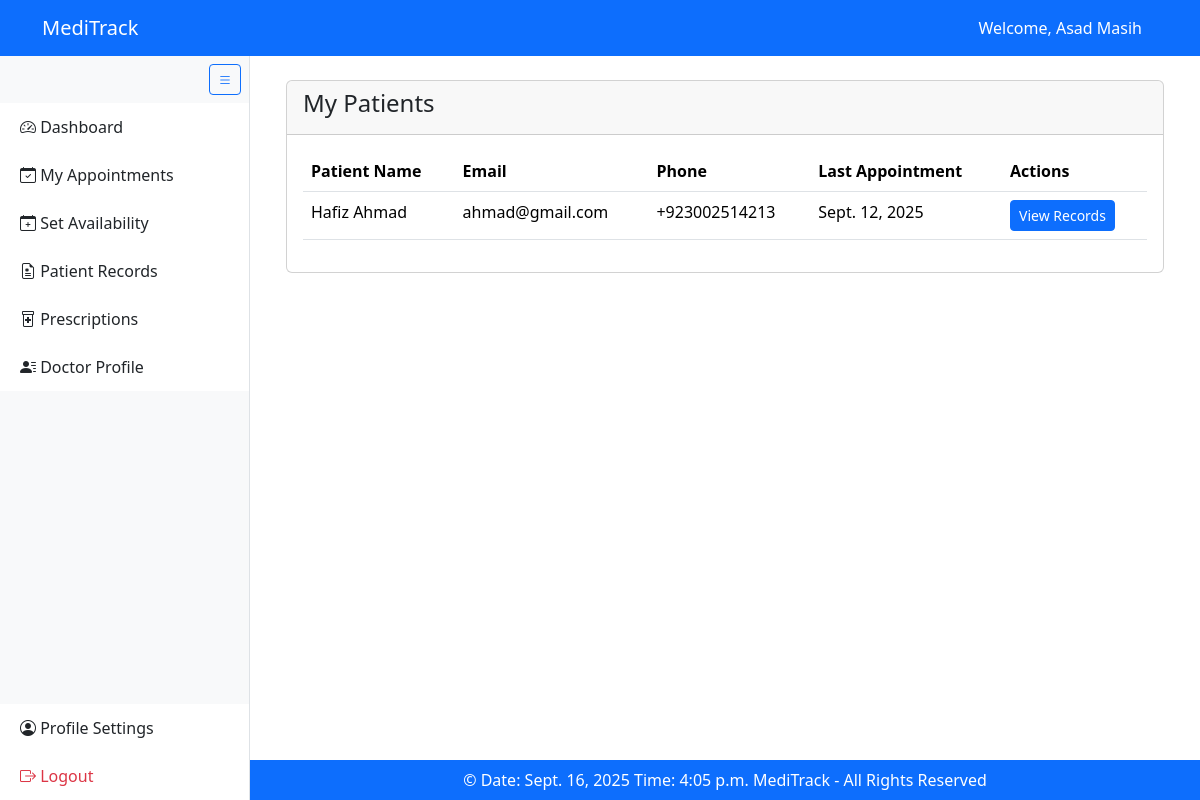
The app's page /doctor_patients/ (signed in) with its own data.
### MediTrackApp/models.py (models this page shows, shortened)
class User(AbstractUser):
    ROLE_CHOICES = [
        ("admin", "Admin"),
        ("patient", "Patient"),
        ("doctor", "Doctor"),
    ]
    GENDER_CHOICES = [
        ("M", "Male"),
        ("F", "Female"),
        ("O", "Other"),
    ]
    phone_number = PhoneNumberField(region="PK", blank=True)
    gender = models.CharField(max_length=10, choices=GENDER_CHOICES, blank=True)
    date_of_birth = models.DateField(null=True, blank=True)
    profile_pic = models.ImageField(upload_to="profile_pics/", validators=[validate_file_extension], blank=True, null=True)
    role = models.CharField(max_length=50, choices=ROLE_CHOICES, default="patient")
    is_active = models.BooleanField(default=True)

class PatientProfile(models.Model):
    user = models.OneToOneField(User, related_name="patient_profile", on_delete=models.CASCADE)
    blood_group = models.CharField(max_length=5, blank=True)
    allergies = models.TextField(blank=True)
    medical_history = models.TextField(blank=True)
    emergency_contact = PhoneNumberField(region="PK", blank=True)

class Appointment(models.Model):
    STATUS_CHOICES = [
        ("pending", "Pending"),
        ("confirmed", "Confirmed"),
        ("cancelled", "Cancelled"),
        ("completed", "Completed"),
    ]
    REASON_CHOICES = [
        ("CHECKUP", "Routine Checkup"),
        ("CONSULT", "General Consultation"),
        ("FEVER", "Fever/Infection"),
        ("INJURY", "Injury Treatment"),
    ]
    patient = models.ForeignKey(PatientProfile, on_delete=models.CASCADE)
    doctor = models.ForeignKey(DoctorProfile, on_delete=models.CASCADE)
    date = models.DateField()
    time = models.TimeField()
    status = models.CharField(max_length=20, choices=STATUS_CHOICES, default="pending")
    symptoms = models.TextField(blank=True)
    reason = models.CharField(max_length=50, choices=REASON_CHOICES, default="CONSULT")
    other_reason = models.CharField(max_length=100, blank=True)
    cancellation_reason = models.TextField(blank=True, null=True)
    cancelled_by = models.ForeignKey(User, on_delete=models.SET_NULL, null=True, blank=True, related_name='cancelled_appointments')
    end_time = models.TimeField(null=True, blank=True)
    created_at = models.DateTimeField(auto_now_add=True)
    updated_at = models.DateTimeField(auto_now=True)
    class Meta:
        constraints = [
            models.UniqueConstraint(fields=["doctor", "date", "time"], name="unique_doctor_slot"),
        ]
        ordering = ["-date", "time"]

### MediTrackApp/decorators.py (the view)
        def wrapper(request, *args, **kwargs):
            if not request.user.is_authenticated:
                return redirect('login')
            if request.user.role not in allowed_roles:
                raise PermissionDenied
            return view_func(request, *args, **kwargs)

### MediTrackApp/views.py (called while the page is built)
@login_required
@role_required(["doctor"])
def doctor_patient_list(request):
    patients = PatientProfile.objects.filter(
        appointment__doctor=request.user.doctor_profile
    ).distinct()
    context = {
        'patients': patients
    }
    return render(request, "doctor/doctor_patient_list.html", context)

### MediTrackApp/templates/doctor/doctor_patient_list.html
{% extends 'base.html' %}
{% block content %}
<div class="container-fluid">
    <div class="row">
        <div class="col-12">
            <div class="card">
                <div class="card-header">
                    <h4 class="card-title">My Patients</h4>
                </div>
                <div class="card-body">
                    {% if patients %}
                    <div class="table-responsive">
                        <table class="table table-hover">
                            <thead>
                                <tr>
                                    <th>Patient Name</th>
                                    <th>Email</th>
                                    <th>Phone</th>
                                    <th>Last Appointment</th>
                                    <th>Actions</th>
                                </tr>
                            </thead>
                            <tbody>
                                {% for patient in patients %}
                                <tr>
                                    <td>{{ patient.user.get_full_name }}</td>
                                    <td>{{ patient.user.email }}</td>
                                    <td>{{ patient.user.phone_number }}</td>
                                    <td>
                                        {% with patient.appointment_set.all|first as last_appt %}
                                            {{ last_appt.date|default:"No appointments" }}
                                        {% endwith %}
                                    </td>
                                    <td>
                                        <a href="{% url 'doctor_patient_record' patient.id %}"
                                           class="btn btn-primary btn-sm">
                                            View Records
                                        </a>
                                    </td>
                                </tr>
                                {% endfor %}
                            </tbody>
                        </table>
                    </div>
                    {% else %}
                    <div class="alert alert-info">
                        <i class="bi bi-info-circle"></i>
                        You haven't treated any patients yet.
                    </div>
                    {% endif %}
                </div>
            </div>
        </div>
    </div>
</div>
{% endblock %}

### templates/base.html (shortened to what this page needs)
{% load static %}
<!DOCTYPE html>
<html lang="en">
<head>
    <link href="https://cdn.jsdelivr.net/npm/bootstrap@5.3.3/dist/css/bootstrap.min.css" rel="stylesheet">
    <link href="https://cdn.jsdelivr.net/npm/bootstrap-icons@1.11.3/font/bootstrap-icons.css" rel="stylesheet">
    <link rel="stylesheet" href="{% static 'CSS/base.css' %}">
</head>
<body>
    <nav class="navbar navbar-dark bg-primary fixed-top" id="main-navbar">
        <div class="container">
            <span class="navbar-brand">MediTrack</span>
            <div>
                {% if user.is_authenticated %}
                    <span class="text-white me-3">Welcome, {{ user.get_full_name }}</span>
                {% else %}
                    <a href="{% url 'login' %}" class="btn btn-outline-light btn-lg me-2">Login</a>
                    <a href="{% url 'register' %}" class="btn btn-outline-light btn-lg">Register</a>
                {% endif %}
            </div>
        </div>
    </nav>
 {% if user.is_authenticated %}
    <div id="sidebar" class="bg-light border-end position-fixed d-flex flex-column">
        <div class="p-2 text-end d-none d-lg-block">
            <button id="sidebarToggle" class="btn btn-sm btn-outline-primary">
                <i class="bi bi-list"></i>
            </button>
        </div>
        <div class="list-group list-group-flush flex-grow-1">
            {% if user.role == 'admin' %}
                 {% include 'partials/admin_sidebar.html' %}
                 {% elif user.role == 'doctor' %}
                 {% include 'partials/doctor_sidebar.html' %}
                 {% elif user.role == 'patient' %}
                 {% include 'partials/patient_sidebar.html' %}
            {% endif %}
            <div class="mt-auto">
                <a href="{% url 'edit_profile' %}" class="list-group-item list-group-item-action">
                    <i class="bi bi-person-circle"></i> <span class="link-text">Profile Settings</span>
                </a>
                <a href="{% url 'logout' %}" class="list-group-item list-group-item-action text-danger">
                    <i class="bi bi-box-arrow-right"></i> <span class="link-text">Logout</span>
                </a>
            </div>
        </div>
    </div>
    {% endif %}
    <div id="main-content" class="p-4 {% if not user.is_authenticated %}full-width{% endif %}">
        {% block content %}{% endblock %}
    </div>
    <footer class="bg-primary text-white text-center py-2 {% if not user.is_authenticated %}full-width{% endif %}" id="main-footer">
        &copy; Date: {% now "DATE_FORMAT" %} Time: {% now "TIME_FORMAT" %} MediTrack - All Rights Reserved
    </footer>
</body>
</html>

### static/css/base.css (style rules this page uses)
#sidebar { width: 250px; top: 56px; bottom: 0; height: calc(100vh - 56px); transition: all 0.3s; z-index: 1000; overflow-y: auto; }
#main-content { margin-left: 250px; padding-top: 80px; padding-bottom: 20px; transition: all 0.3s; min-height: calc(100vh - 56px - 40px); }
#main-footer { margin-left: 250px; transition: all 0.3s; }
#sidebar .list-group-item { border: none; padding: 12px 20px; font-weight: 500; white-space: nowrap; }
body { padding-top: 56px; }

### records on screen
User: get_full_name "Asad Masih"
PatientProfile: user.get_full_name "Hafiz Ahmad", user.email "ahmad@gmail.com", user.phone_number "+923002514213"
Appointment: date "Sept. 12, 2025"
